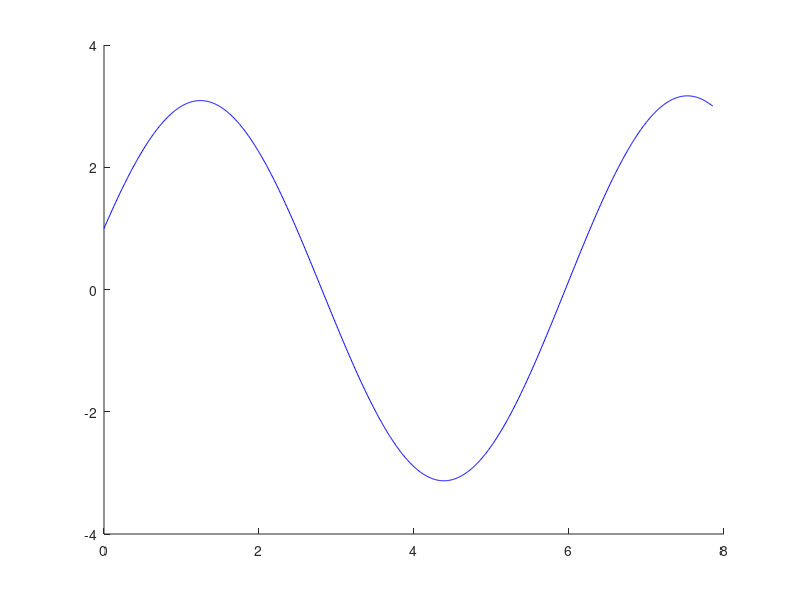

Write the MATLAB code that produced this figure.
% resim y''=f(x,y,y'), y(0)=1, y(5*pi/2)=3 na (0,5*pi/2)
% Eulerova metoda: N kroku
% metoda strelby
function abc
clc % vymaze command window
T = 5/2*pi; % nastaveni delky casoveho intervalu
y_poc = 1; % nastaveni pocatecni hodnoty y
% y_der_poc = -1; % nastaveni pocatecni derivace y
N = 1000; % nastaveni poctu kroku
h = T/N; % vypocet delky 1 kroku
x = linspace(0,T,N+1);
tol = 1e-3; % tolerance pro y(T)

% metoda puleni intervalu:
a = -1  % y(end)<3
b = 4  % y(end)>3
for k = 1:100
    c = (a+b)/2
    y = Resic(T,y_poc,c,N);
    yn = y(end)
    if (yn<3) a=c; end;
    if (yn>3) b=c; end;
    if (abs(yn-3)<tol) break; end;
end;

cla;
hold on;
plot(x,y,'b') % priblizne reseni


function z = F(x,y1,y2) % funkce popisujici difer. rovnici
z = -y1;

function  yy  = Resic(T,y_poc,y_der_poc,N) % Eulerova metoda
h = T/N;
y1 = zeros(1,N+1);
y2 = zeros(1,N+1);
x = linspace(0,T,N+1);
y1(1) = y_poc;
y2(1) = y_der_poc;
for k = 1:N
    y1(k+1) = y1(k) + h*y2(k); 
    y2(k+1) = y2(k) + h*F(x(k),y1(k),y2(k));
end;
yy = y1; % vraci cele reseni



